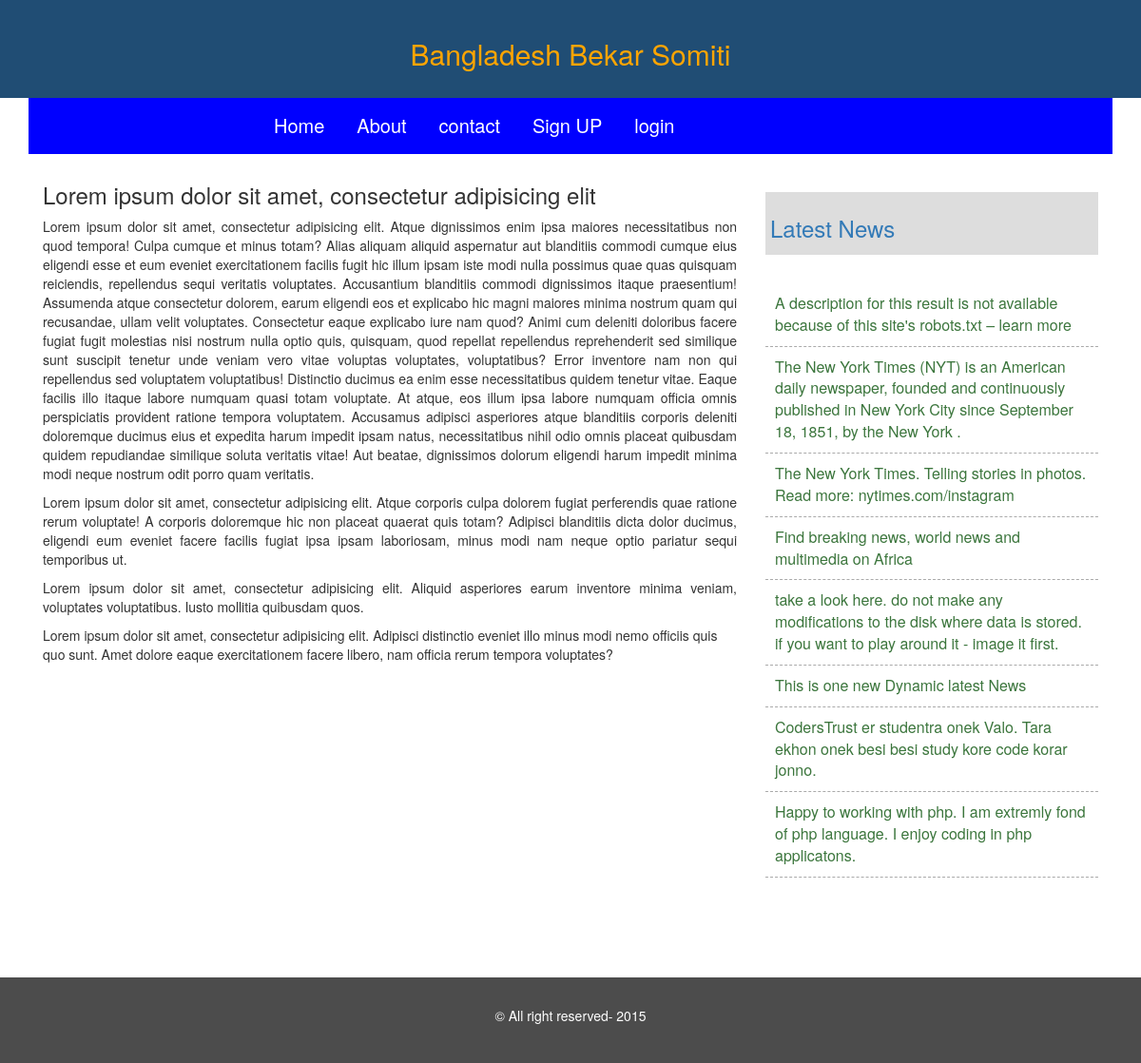
The page / on the database its author committed.
### tables this page shows
CREATE TABLE IF NOT EXISTS `settings` (
  `id` int(11) NOT NULL,
  `companyName` text NOT NULL,
  `companyInfo` text NOT NULL,
  `latestNews` text,
  `companyEmail` varchar(200) NOT NULL,
  `departments` text NOT NULL,
  `designations` text NOT NULL,
  `adminName` text NOT NULL,
  `username` text NOT NULL,
  `password` text NOT NULL
);

### index.php (the view, shortened to what this page needs)
<?php
include('pdo_connection.php');
include('database_config.php');
$db_user =$database_user;
$db_pass =$databse_pass;
$db_name=$database_name;
?>
<!DOCTYPE html>
<html lang="en">
<head>
    <link href="css/bootstrap.min.css" rel="stylesheet">
    <link rel="stylesheet" href="style.css">
    <link href="font-awesome/css/font-awesome.min.css" rel="stylesheet" type="text/css">
    <link rel="stylesheet" href="http://code.jquery.com/ui/1.11.4/themes/smoothness/jquery-ui.css">
</head>
<body>
<section id="header">
    <div class="container-fluid">
        <div class="row" style="padding: 20px;background: #204d74;color: orange;">
                <h2 class="text-center">
                    <?php
                    echo $_SESSION['companyName'];
                    ?>
                </h2>
        </div>
    </div>
    <div class="container">
        <div class="row">
            <div class="col-md-12">
                <nav id="navbar">
                    <ul class="list-inline" style="padding: 15px;" id="menu">
                        <li><a href="index.php">Home</a></li>
                        <li><a href="javascript:void (0)" onclick="ajax_request('about.php')">About</a></li>
                        <li><a href="javascript:void (0)" onclick="ajax_request('contact.php')">contact</a></li>
                        <?php
                            if(isset($_SESSION['logged_role'])){
                                echo ' <li><a href="logout.php">logout</a></li>';
                            }else{
                                echo ' <li><a href="signup.php">Sign UP</a></li>';
                                echo ' <li><a href="javascript:void (0)" onclick="ajax_request(\'login.php\')">login</a></li>';
                            }
                        ?>
                    </ul>
                </nav>
            </div>
        </div>
    </div>
</section>
<div id="login">
    <div class="container">
        <div class="col-sm-8">
            <h3 class="text-justify">Lorem ipsum dolor sit amet, consectetur adipisicing elit</h3>
            <p class="text-justify">Lorem ipsum dolor sit amet, consectetur adipisicing elit. Atque dignissimos enim ipsa maiores necessitatibus non quod tempora! Culpa cumque et minus totam? Alias aliquam aliquid aspernatur aut blanditiis commodi cumque eius eligendi esse et eum eveniet exercitationem facilis fugit hic illum ipsam iste modi nulla possimus quae quas quisquam reiciendis, repellendus sequi veritatis voluptates. Accusantium blanditiis commodi dignissimos itaque praesentium! Assumenda atque consectetur dolorem, earum eligendi eos et explicabo hic magni maiores minima nostrum quam qui recusandae, ullam velit voluptates. Consectetur eaque explicabo iure nam quod? Animi cum deleniti doloribus facere fugiat fugit molestias nisi nostrum nulla optio quis, quisquam, quod repellat repellendus reprehenderit sed similique sunt suscipit tenetur unde veniam vero vitae voluptas voluptates, voluptatibus? Error inventore nam non qui repellendus sed voluptatem voluptatibus! Distinctio ducimus ea enim esse necessitatibus quidem tenetur vitae. Eaque facilis illo itaque labore numquam quasi totam voluptate. At atque, eos illum ipsa labore numquam officia omnis perspiciatis provident ratione tempora voluptatem. Accusamus adipisci asperiores atque blanditiis corporis deleniti doloremque ducimus eius et expedita harum impedit ipsam natus, necessitatibus nihil odio omnis placeat quibusdam quidem repudiandae similique soluta veritatis vitae! Aut beatae, dignissimos dolorum eligendi harum impedit minima modi neque nostrum odit porro quam veritatis.</p>
            <p class="text-justify">Lorem ipsum dolor sit amet, consectetur adipisicing elit. Atque corporis culpa dolorem fugiat perferendis quae ratione rerum voluptate! A corporis doloremque hic non placeat quaerat quis totam? Adipisci blanditiis dicta dolor ducimus, eligendi eum eveniet facere facilis fugiat ipsa ipsam laboriosam, minus modi nam neque optio pariatur sequi temporibus ut.</p>
            <p class="text-justify">Lorem ipsum dolor sit amet, consectetur adipisicing elit. Aliquid asperiores earum inventore minima veniam, voluptates voluptatibus. Iusto mollitia quibusdam quos.</p>
            <p>Lorem ipsum dolor sit amet, consectetur adipisicing elit. Adipisci distinctio eveniet illo minus modi nemo officiis quis quo sunt. Amet dolore eaque exercitationem facere libero, nam officia rerum tempora voluptates?</p>
        </div>
        <div class="col-sm-4">
            <div class="news-feed">
                <div class="news-tag">
                    <h3 class="text-primary">Latest News</h3>
                </div>
                <MARQUEE direction="up" behavior="scroll" height="300px">
                    <ul class="list-unstyled">
                        <?php
                        $dbcon=$connection_object->connection('localhost',$db_user,$db_pass,$db_name);
                        $sql="SELECT * FROM settings ORDER BY id DESC";
                        $data = $dbcon->query($sql);
                        while($row = $data->fetch(PDO::FETCH_ASSOC)){
                        ?>
                        <li><a href=""><?php echo $row['latestNews']?></a></li>
                        <?php
                        }
                        ?>
                    </ul>
                </MARQUEE>
            </div>
        </div>
    </div>
</div>
<section id="footer">
    <div class="container-fluid">
        <p class="copyright text-center">&copy; All right reserved- 2015</p>
    </div>
</section>
</body>
</html>

### style.css (style rules this page uses)
#navbar { background: blue; }
#navbar a { color: #fff; font-size: 20px; }
#navbar ul { margin-left: 20%; }
#navbar ul li { margin: 0 10px; }
.news-feed { margin-top: 30px; }
.news-feed ul li { padding: 10px; border-bottom: 1px dashed #aaaaaa; }
.news-feed ul li a { color: #3c763d; font-size: 16px; }
#footer { background: rgba(0, 0, 0, 0.7) none repeat scroll 0 0; color: #fff; padding: 30px; margin-top: 95px; }
.news-tag { margin-bottom: 30px; padding: 5px; background: #ddd; }

### rows shown on the page
settings: latestNews "A description for this result is not available because of this site's robots.txt – learn more"
settings: latestNews "The New York Times (NYT) is an American daily newspaper, founded and continuously published in New York City since September 18, 1851, by the New York ."
settings: latestNews "The New York Times. Telling stories in photos. Read more: nytimes.com/instagram"
settings: latestNews "Find breaking news, world news and multimedia on Africa"
settings: latestNews "take a look here. do not make any modifications to the disk where data is stored. if you want to play around it - image it first."
settings: latestNews "This is one new Dynamic latest News"
settings: latestNews "CodersTrust er studentra onek Valo. Tara ekhon onek besi besi study kore code korar jonno."
settings: latestNews "Happy to working with php. I am extremly fond of php language. I enjoy coding in php applicatons."

### other values the page prints
$_SESSION['companyName'] "Bangladesh Bekar Somiti"
